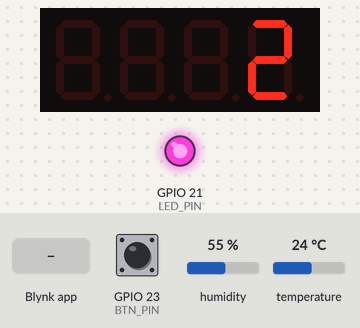
Bench run of a program on a simulated ESP32. Parts: 4-digit seven-segment display, output pins drawn as LEDs (lit = HIGH). The inputs (shaded band) are chosen by the test bench; at power-on: GPIO 23 (BTN_PIN) HIGH, humidity 55 %, temperature 24 °C. WiFi joins after 1.5 s; servers stay silent unless stated; what the program prints to the serial monitor is not drawn.

Above: at 3.0 s.
3.1 s: GPIO 23 (BTN_PIN) pulled LOW for 0.15 s
At 4.3 s:
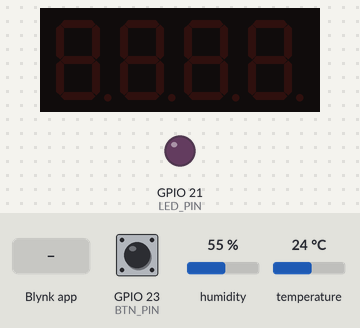
4.7 s: Blynk app writes 1 to V1
At 5.6 s:
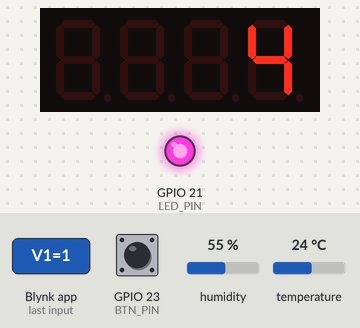
6.3 s: Blynk app writes 0 to V1
At 7.5 s:
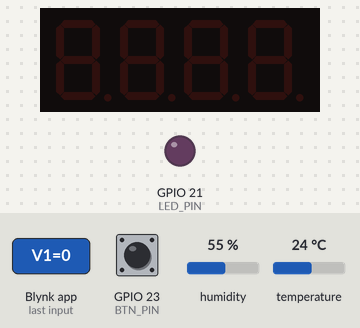
7.8 s: GPIO 23 (BTN_PIN) pulled LOW for 1 s
At 10.3 s:
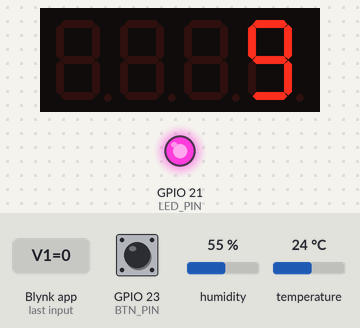
11.3 s: GPIO 23 (BTN_PIN) pulled LOW for 3.2 s
At 14.9 s:
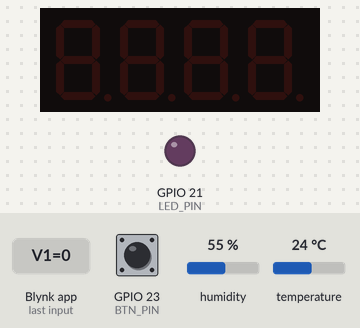
Timing chart, 0 to 16.4 s (numbered marks = the images above; inputs shaded):
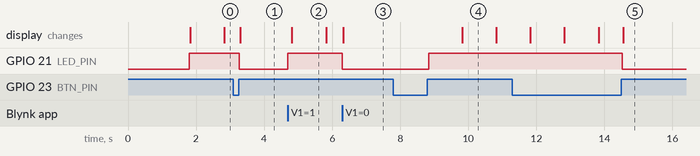

The program:

main.cpp
```cpp
#include <Arduino.h>
#include <TM1637Display.h>

/* Fill in information from Blynk Device Info here */
#define BLYNK_TEMPLATE_ID "TMPL6CLo5AjgL"
#define BLYNK_TEMPLATE_NAME "ESP32BlynkTraffic"
#define BLYNK_AUTH_TOKEN "HSE3TjnfAqKZ9uPbAiA3bR2lrH7-nQ6S"
// Phải để trước khai báo sử dụng thư viện Blynk

#include <WiFi.h>
#include <WiFiClient.h>
#include <BlynkSimpleEsp32.h>
#include <DHT.h>

/* Thông tin kết nối WiFi */
char ssid[] = "Wokwi-GUEST";
char pass[] = "";

// Chân kết nối phần cứng
#define BTN_PIN  23  // Nút nhấn
#define LED_PIN  21  // LED xanh
#define CLK 18       // TM1637 CLK
#define DIO 19       // TM1637 DIO
#define DHT_PIN 16   // Cảm biến DHT22
#define DHT_TYPE DHT22

// Biến toàn cục
ulong currentMillis = 0;
bool ledState = true;

// Khởi tạo module
TM1637Display display(CLK, DIO);
DHT dht(DHT_PIN, DHT_TYPE);

bool isReady(ulong &lastTime, uint32_t interval);
void handleButton();
void updateUptime();
void updateTemperatureHumidity();

void setup() {
  Serial.begin(115200);
  pinMode(LED_PIN, OUTPUT);
  pinMode(BTN_PIN, INPUT_PULLUP);

  display.setBrightness(0x0f);
  dht.begin();

  Serial.print("Đang kết nối WiFi: ");
  Serial.println(ssid);
  Blynk.begin(BLYNK_AUTH_TOKEN, ssid, pass);

  if (WiFi.status() != WL_CONNECTED) {
    Serial.println("Kết nối WiFi thất bại!");
  } else {
    Serial.println("WiFi đã kết nối!");
  }

  digitalWrite(LED_PIN, ledState ? HIGH : LOW);
  Blynk.virtualWrite(V1, ledState);
}

void loop() {
  Blynk.run();  // Duy trì kết nối với Blynk

  currentMillis = millis();
  updateUptime();
  handleButton();
  updateTemperatureHumidity();
}

// Hạn chế spam tín hiệu
bool isReady(ulong &lastTime, uint32_t interval) {
  if (currentMillis - lastTime < interval) return false;
  lastTime = currentMillis;
  return true;
}

// Xử lý nút nhấn
void handleButton() {
  static ulong lastPress = 0;
  static int lastState = HIGH;
  if (!isReady(lastPress, 50)) return;

  int buttonState = digitalRead(BTN_PIN);
  if (buttonState == lastState) return;
  lastState = buttonState;
  if (buttonState == LOW) return;

  ledState = !ledState;
  digitalWrite(LED_PIN, ledState ? HIGH : LOW);
  Blynk.virtualWrite(V1, ledState);

  if (!ledState) {
    display.clear();
  }
}

// Hiển thị thời gian chạy
void updateUptime() {
  static ulong lastUpdate = 0;
  if (!isReady(lastUpdate, 1000)) return;

  ulong seconds = currentMillis / 1000;
  Blynk.virtualWrite(V0, seconds);

  if (ledState) {
    display.showNumberDec(seconds);
  }
}


void updateTemperatureHumidity() {
  static ulong lastUpdate = 0;
  if (!isReady(lastUpdate, 2000)) return;

  float temp = dht.readTemperature();
  float hum = dht.readHumidity();

  if (!isnan(temp) && !isnan(hum)) {
    Blynk.virtualWrite(V2, temp);  // Gửi nhiệt độ lên Blynk
    Blynk.virtualWrite(V3, hum);   // Gửi độ ẩm lên Blynk

    Serial.print("Nhiệt độ: ");
    Serial.print(temp);
    Serial.print(" °C |Độ ẩm: ");
    Serial.print(hum);
    Serial.println(" %");
  } else {
    Serial.println("Lỗi đọc cảm biến DHT22! Thử lại...");
  }
}

// Điều khiển LED từ Blynk
BLYNK_WRITE(V1) {
  ledState = param.asInt();
  digitalWrite(LED_PIN, ledState ? HIGH : LOW);
  if (!ledState) {
    display.clear();
  }
}
```

Measured:
- after the input at 3.1 s, GPIO 21 (LED_PIN): HIGH → LOW after 0.18 s; the display: changes after 0.20 s (image 1)
- after the input at 4.7 s, GPIO 21 (LED_PIN): LOW → HIGH at once; the display: changes after 0.11 s (image 2)
- after the input at 6.3 s, GPIO 21 (LED_PIN): HIGH → LOW at once; the display: changes at once (image 3)
- after the input at 7.8 s, GPIO 21 (LED_PIN): LOW → HIGH after 1.0 s; the display: changes after 2.0 s (image 4)
- after the input at 11.3 s, GPIO 21 (LED_PIN): HIGH → LOW after 3.2 s
- what the display in image 2 shows lasts 1.0 s, from 4.8 s to 5.8 s
